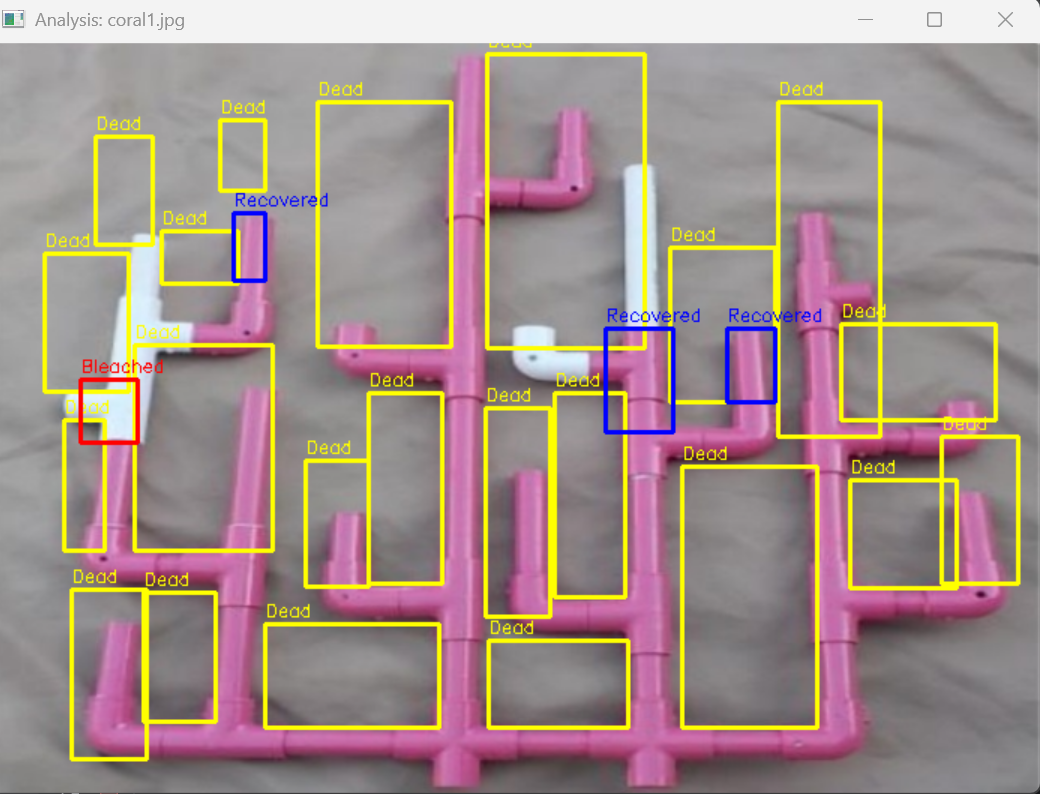
#> input picture Task3/Analysis CORAL1.bmp, 1040 x 794 px, given in place of OneYearImage.jpg, which was not available
$ python Task3.py
#> lines starting #> are read from the running program, lines starting #| are printed output that depends on the picture; after the words box and inside, x2 and y2 are one past the last pixel; in counts of white or black regions, pixels touching at a corner belong together; pictures that were not available may be replaced by others from this repository, and a replacement may not be noted
import cv2
import numpy as np
import os


os.chdir(os.path.dirname(os.path.abspath(__file__)))


def get_coral_masks(img):
    hsv = cv2.cvtColor(img, cv2.COLOR_BGR2HSV)

    lower_pink = np.array([140, 40, 40])
    upper_pink = np.array([180, 255, 255])
    mask_pink = cv2.inRange(hsv, lower_pink, upper_pink)

    lower_white = np.array([0, 0, 165])
    upper_white = np.array([180, 60, 255])
    mask_white = cv2.inRange(hsv, lower_white, upper_white)

    kernel = np.ones((5, 5), np.uint8)
    mask_pink = cv2.morphologyEx(mask_pink, cv2.MORPH_OPEN, kernel)
    mask_white = cv2.morphologyEx(mask_white, cv2.MORPH_OPEN, kernel)

    return mask_pink, mask_white


base_path = "../Resources/Task3/"

ref_img = cv2.imread(base_path + 'OneYearImage.jpg')
#> ref_img is the input picture: shape (794, 1040, 3); mean B, G, R 138.9, 142.8, 162.2

if ref_img is None:
    print(f"❌ NOT FOUND {base_path}OneYearImage.jpg")
    print(" Resources Not in Task3")
    exit()

ref_img = cv2.resize(ref_img, (700, 500))
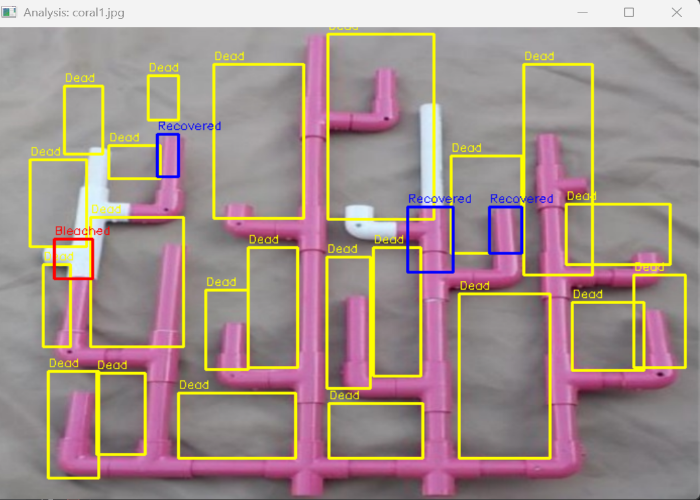
#> ref_img: shape (500, 700, 3); mean B, G, R 138.8, 142.7, 162.1
ref_pink, ref_white = get_coral_masks(ref_img)
#> in get_coral_masks, `hsv = cv2.cvtColor(img, cv2.COLOR_BGR2HSV)`: hsv: shape (500, 700, 3); mean H, S, V 111, 49.3, 164
#> in get_coral_masks, `mask_pink = cv2.inRange(hsv, lower_pink, upper_pink)`:
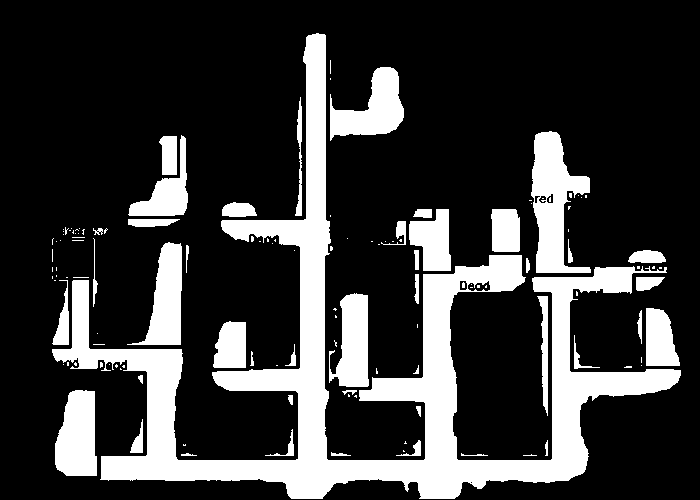
#> mask_pink: shape (500, 700); 22.4% white; 130 white regions (86 under 20 px), largest, box (x1, y1, x2, y2) and area: (52, 33, 681, 499) 48603, (531, 131, 591, 273) 4605, (55, 390, 97, 476) 2957
#> in get_coral_masks, `mask_white = cv2.inRange(hsv, lower_white, upper_white)`: mask_white: shape (500, 700); 11.4% white; 247 white regions (201 under 20 px), largest, box (x1, y1, x2, y2) and area: (0, 0, 700, 136) 27030, (57, 146, 133, 237) 1459, (419, 103, 433, 206) 1107
#> in get_coral_masks, `mask_pink = cv2.morphologyEx(mask_pink, cv2.MORPH_OPEN, kernel)`: mask_pink: shape (500, 700); 21.6% white; 29 white regions, largest, box (x1, y1, x2, y2) and area: (53, 34, 681, 499) 48205, (532, 132, 590, 273) 4521, (55, 390, 97, 476) 2954
#> in get_coral_masks, `mask_white = cv2.morphologyEx(mask_white, cv2.MORPH_OPEN, kernel)`: mask_white: shape (500, 700); 10.2% white; 39 white regions, largest, box (x1, y1, x2, y2) and area: (0, 0, 700, 134) 26413, (419, 103, 432, 196) 1064, (217, 122, 271, 154) 996
ref_total = cv2.bitwise_or(ref_pink, ref_white)
#> ref_total: shape (500, 700); 31.7% white; 63 white regions, largest, box (x1, y1, x2, y2) and area: (0, 0, 700, 499) 74570, (532, 132, 590, 273) 4521, (55, 390, 97, 476) 2954

images_to_check = ['coral1.jpg', 'coral2.jpg', 'coral3.jpg', 'coral4.jpg', 'coral5.jpg', 'coral6.jpeg']

for img_name in images_to_check:
    full_path = base_path + img_name
    current_img = cv2.imread(full_path)
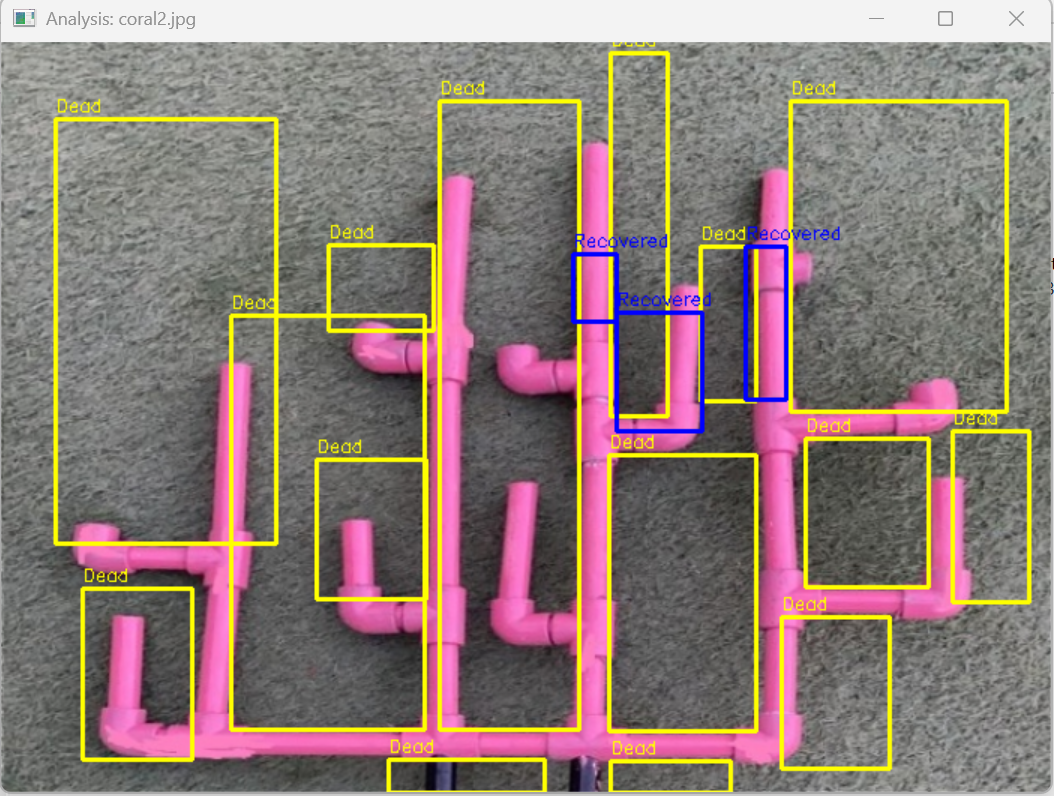
#> input picture Task3/Analysis CORAL2.bmp, 1054 x 796 px, given in place of coral1.jpg, which was not available
#> current_img is the input picture: shape (796, 1054, 3); mean B, G, R 118.9, 123.8, 141.9

    if current_img is None:
        print(f"⚠️  {full_path}")
        continue

    current_img = cv2.resize(current_img, (700, 500))
#> current_img: shape (500, 700, 3)
    cur_pink, cur_white = get_coral_masks(current_img)
#> in get_coral_masks (call 2), `hsv = cv2.cvtColor(img, cv2.COLOR_BGR2HSV)`: hsv: shape (500, 700, 3); mean H, S, V 64.9, 46.5, 144.1
#> in get_coral_masks (call 2), `mask_pink = cv2.inRange(hsv, lower_pink, upper_pink)`: mask_pink: shape (500, 700); 16.8% white; 116 white regions (81 under 20 px), largest, box (x1, y1, x2, y2) and area: (45, 204, 644, 497) 24657, (294, 108, 383, 457) 10571, (63, 385, 126, 475) 3313
#> in get_coral_masks (call 2), `mask_white = cv2.inRange(hsv, lower_white, upper_white)`: mask_white: shape (500, 700); 6.9% white; 512 white regions (490 under 20 px), largest, box (x1, y1, x2, y2) and area: (0, 0, 700, 164) 19220, (0, 184, 700, 500) 2160, (13, 38, 40, 48) 107
#> in get_coral_masks (call 2), `mask_pink = cv2.morphologyEx(mask_pink, cv2.MORPH_OPEN, kernel)`: mask_pink: shape (500, 700); 15.9% white; 42 white regions, largest, box (x1, y1, x2, y2) and area: (265, 204, 408, 488) 7831, (435, 253, 547, 482) 6140, (294, 109, 318, 457) 6098
#> in get_coral_masks (call 2), `mask_white = cv2.morphologyEx(mask_white, cv2.MORPH_OPEN, kernel)`: mask_white: shape (500, 700); 5.4% white; 13 white regions (5 under 20 px), largest, box (x1, y1, x2, y2) and area: (0, 0, 700, 31) 18441, (26, 39, 31, 47) 40, (620, 497, 632, 500) 36
    cur_total = cv2.bitwise_or(cur_pink, cur_white)
#> cur_total: shape (500, 700); 21.2% white; 55 white regions (5 under 20 px), largest, box (x1, y1, x2, y2) and area: (0, 0, 700, 31) 18441, (265, 204, 408, 488) 7831, (435, 253, 547, 482) 6140


    kernel_dil = np.ones((7, 7), np.uint8)
    ref_total_dil = cv2.dilate(ref_total, kernel_dil)
#> ref_total_dil: shape (500, 700); 41.7% white; 15 white regions, largest, box (x1, y1, x2, y2) and area: (0, 0, 700, 500) 128906, (118, 104, 195, 230) 5280, (416, 100, 446, 199) 2738
    ref_pink_dil = cv2.dilate(ref_pink, kernel_dil)
#> ref_pink_dil: shape (500, 700); 28.2% white; 2 white regions, box (x1, y1, x2, y2) and area: (50, 31, 684, 500) 94681, (125, 133, 191, 230) 3970
    ref_white_dil = cv2.dilate(ref_white, kernel_dil)
#> ref_white_dil: shape (500, 700); 13.8% white; 19 white regions, largest, box (x1, y1, x2, y2) and area: (0, 0, 700, 137) 31188, (416, 100, 446, 199) 2738, (72, 143, 113, 231) 2248

    death = cv2.subtract(ref_total_dil, cur_total)
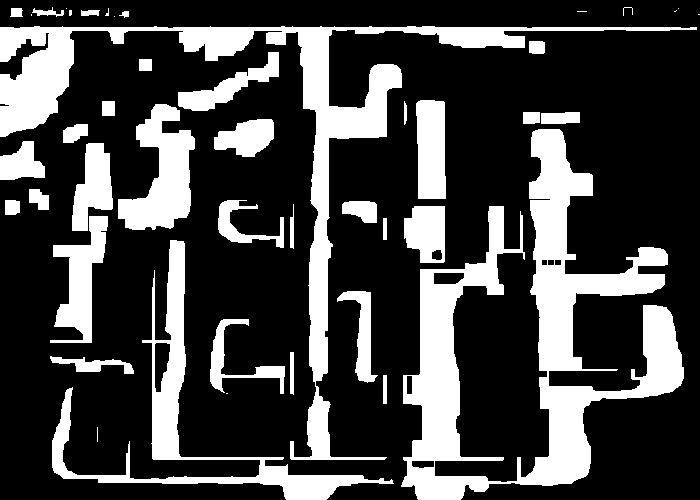
#> death: shape (500, 700); 26.4% white; 45 white regions (11 under 20 px), largest, box (x1, y1, x2, y2) and area: (401, 129, 684, 500) 31557, (0, 26, 697, 460) 23079, (52, 240, 394, 500) 9624

    bleaching = cv2.bitwise_and(ref_pink_dil, cur_white)
#> bleaching: shape (500, 700); every value is 0

    recovery = cv2.bitwise_and(ref_white_dil, cur_pink)
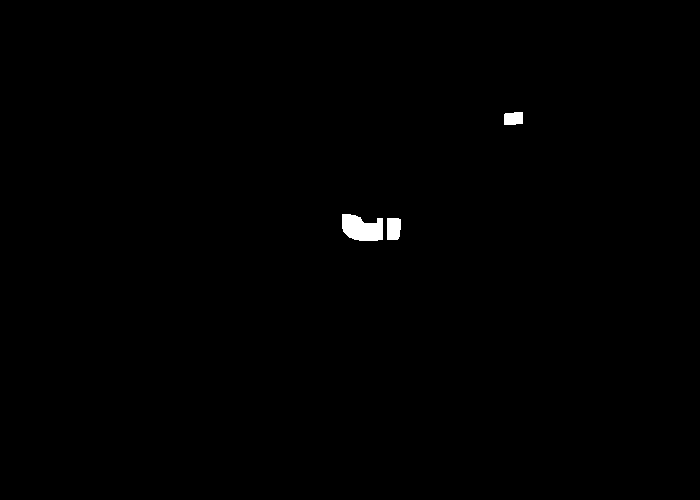
#> recovery: shape (500, 700); 0.39% white; 3 white regions


    def draw(img, mask, color, label):
#> called with color = (0, 255, 255), label = 'Dead'
        contours, _ = cv2.findContours(mask, cv2.RETR_EXTERNAL, cv2.CHAIN_APPROX_SIMPLE)
#> contours = 45 contours, 12 with area under 20; largest, box (x1, y1, x2, y2) and area: (401, 129, 684, 500) 30679, (0, 26, 697, 460) 21473, (52, 240, 394, 500) 9244, (118, 104, 195, 230) 5006, (50, 216, 108, 343) 3114
        for cnt in contours:
            if cv2.contourArea(cnt) > 200:
                x, y, w, h = cv2.boundingRect(cnt)
                cv2.rectangle(img, (x, y), (x + w, y + h), color, 2)
                cv2.putText(img, label, (x, y - 5), cv2.FONT_HERSHEY_SIMPLEX, 0.4, color, 1)
#> this loop made 45 passes
#> (x, y, w, h) on passes 4, 6, 7, 8, 10, 11, 13, 14, 16, 17, 18, 19: (50, 356, 84, 18), (210, 319, 75, 75), (337, 291, 41, 92), (52, 240, 342, 260), (50, 216, 58, 127), (404, 206, 41, 57), (342, 201, 35, 22), (218, 200, 66, 48), (29, 189, 20, 21), (72, 143, 41, 88), (0, 141, 45, 39), (401, 129, 283, 371)
#> cnt on passes 1, 2, 3, 9, 26, 28: [[97, 427], [97, 441]], [[226, 393], [227, 393]], [[383, 375], [383, 403], [386, 403], [386, 375]], [[383, 218], [383, 239], [386, 239], [386, 218]], [[102, 101], [102, 115], [114, 115], [114, 101]], [[139, 59], [139, 70], [151, 70], [151, 59]]
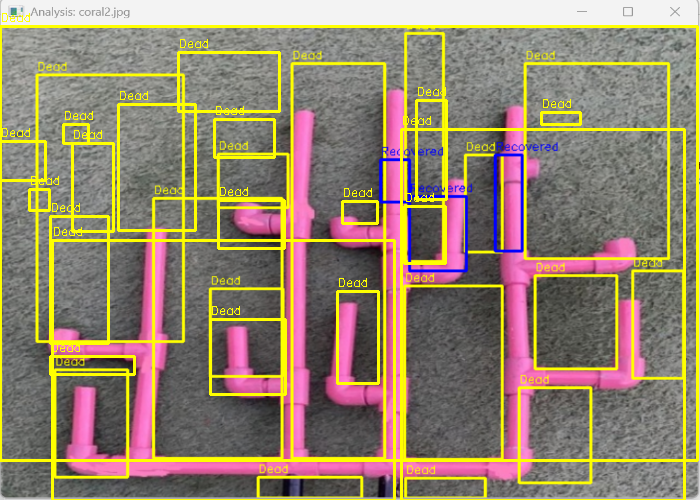
#> img: shape (500, 700, 3); mean B, G, R 109.8, 132.2, 148.6


    draw(current_img, death, (0, 255, 255), "Dead")
    draw(current_img, bleaching, (0, 0, 255), "Bleached")
    draw(current_img, recovery, (255, 0, 0), "Recovered")
#> call 3 of draw, with color = (255, 0, 0), label = 'Recovered'
#> in draw (call 3), `contours, _ = cv2.findContours(mask, cv2.RETR_EXTERNAL, cv2.CHAIN_APPR..`: contours = 3 contours; box (x1, y1, x2, y2) and area: (342, 214, 383, 241) 792, (387, 218, 401, 240) 259, (504, 112, 523, 125) 200
#> the loop in draw (call 3), `for cnt in contours:` made 3 passes
#> (x, y, w, h) on passes 1 to 2: (387, 218, 14, 22), (342, 214, 41, 27)
#> after the loop in draw (call 3), `for cnt in contours:`:
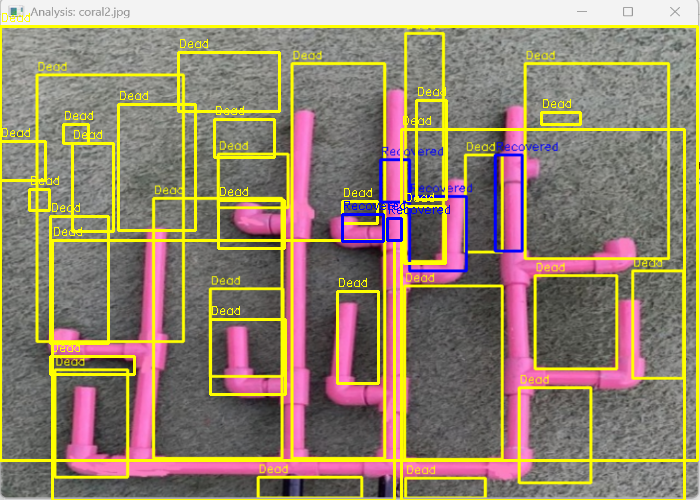
#> img: shape (500, 700, 3); 0.26% of pixels changed, all inside (x1, y1, x2, y2) = (341, 201, 450, 243)

    cv2.imshow(f"Analysis: {img_name}", current_img)
    print(f"✅ Done {img_name}")

    if cv2.waitKey(0) & 0xFF == ord('q'):
#> (key q is pressed here)
        break

cv2.destroyAllWindows()
